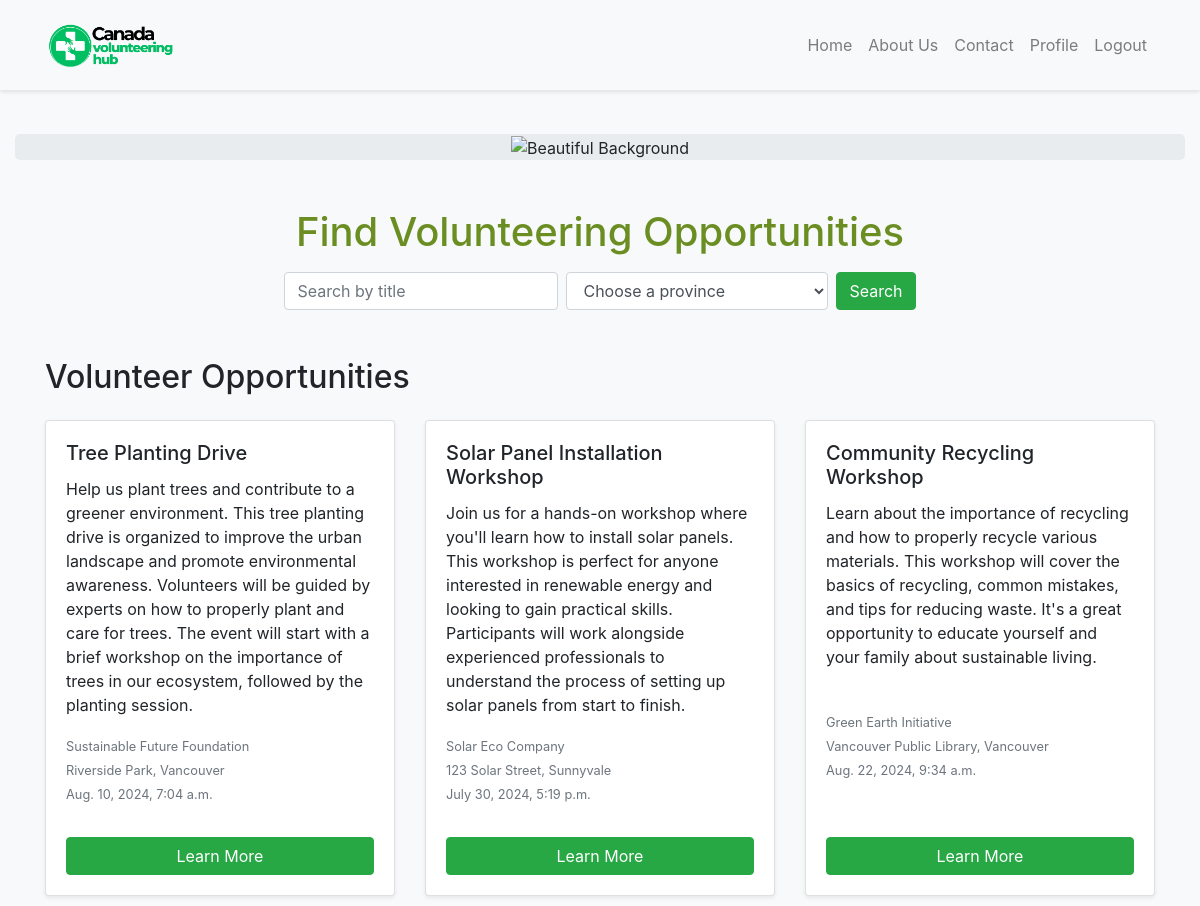
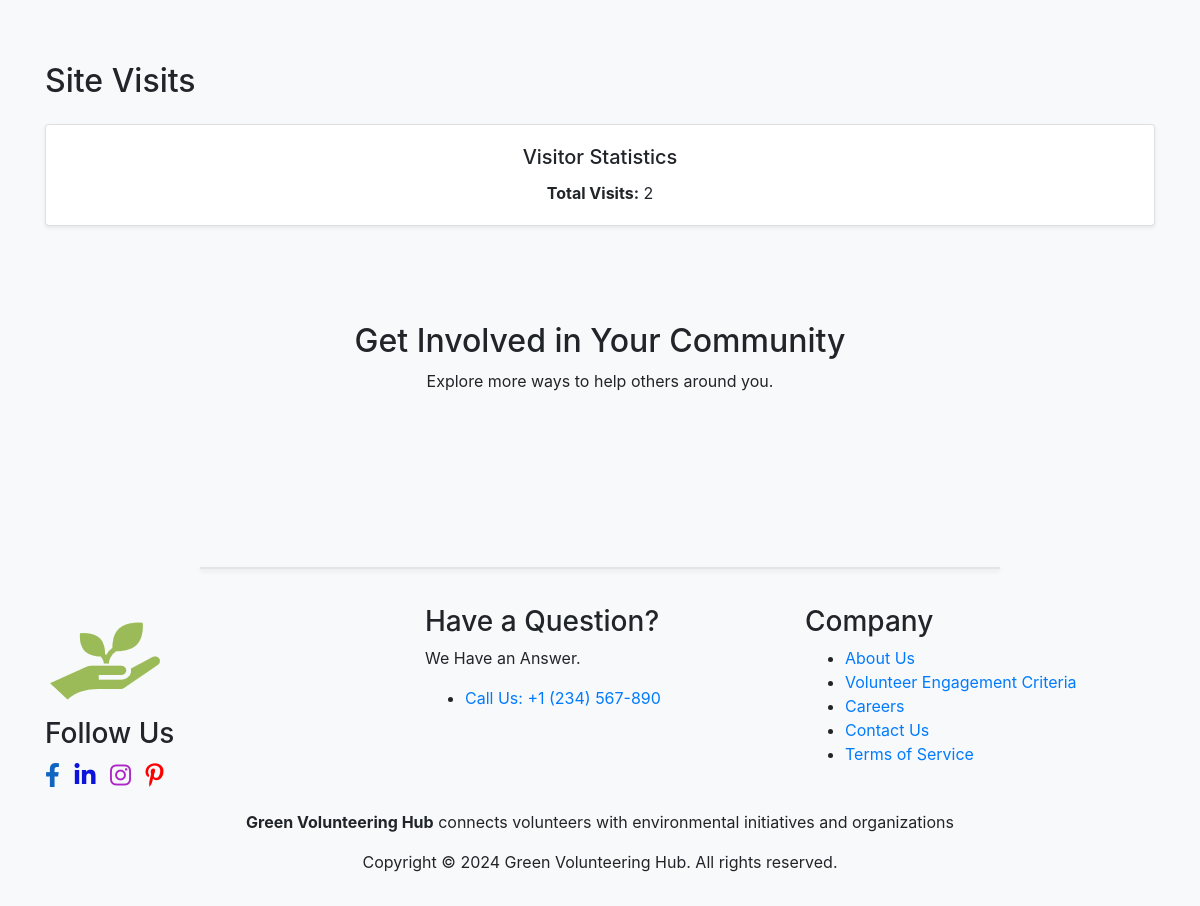
Screenshot of / (signed in) with the database file from the repository (2 pictures, top to bottom).
### main/models.py (models this page shows, shortened)
class VolunteerOpportunity(models.Model):
    PROVINCE_CHOICES = (
        ('AB', 'Alberta'),
        ('BC', 'British Columbia'),
        ('MB', 'Manitoba'),
        ('NB', 'New Brunswick'),
        ('NL', 'Newfoundland and Labrador'),
        ('NS', 'Nova Scotia'),
        ('ON', 'Ontario'),
        ('PE', 'Prince Edward Island'),
        ('QC', 'Quebec'),
        ('SK', 'Saskatchewan'),
        ('NT', 'Northwest Territories'),
        ('NU', 'Nunavut'),
        ('YT', 'Yukon'),
    )
    title = models.CharField(max_length=200)
    description = models.TextField()
    date = models.DateTimeField()
    location = models.CharField(max_length=200)
    province = models.CharField(max_length=2, choices=PROVINCE_CHOICES, default='ON')
    additional_info = models.TextField(blank=True, null=True)
    image = models.ImageField(upload_to='opportunity_images/', blank=True, null=True)
    organization = models.ForeignKey(Organization, on_delete=models.CASCADE)
    participants = models.ManyToManyField(User, related_name='participated_opportunities')

class Organization(models.Model):
    user = models.OneToOneField(User, on_delete=models.CASCADE, related_name='organization')
    name = models.CharField(max_length=255)
    description = models.TextField()
    website = models.URLField(max_length=200, default='http://example.com')
    contact_email = models.EmailField()

### main/views.py (the view, shortened to what this page needs)
# urls.py: 2. Add a URL to urlpatterns:  path('', views.home, name='home')
def home(request):
    if not request.session.session_key:
        request.session.create()
    visits_today = request.session.get('visits_today', 0)
    last_visit_date = request.session.get('last_visit', None)
    if not last_visit_date or last_visit_date != str(datetime.date.today()):
        visits_today += 1
        request.session['visits_today'] = visits_today
        request.session['last_visit'] = str(datetime.date.today())
        total_visits = increment_visits()
    query = request.GET.get('q', '')
    province = request.GET.get('province', '')
    opportunities = VolunteerOpportunity.objects.all()
    if query:
        opportunities = opportunities.filter(title__icontains=query)
    if province:
        opportunities = opportunities.filter(province=province)
    return render(request, 'main/home.html', {
        'opportunities': opportunities,
        'PROVINCE_CHOICES': VolunteerOpportunity.PROVINCE_CHOICES,
        'total_visits': total_visits,
        'visits_today': visits_today
    })

### main/views.py (called while the page is built)
def increment_visits():
    if os.path.exists(visit_file_path):
        with open(visit_file_path, 'r') as file:
            total_visits = int(file.read())
    else:
        total_visits = 0
    total_visits += 1
    with open(visit_file_path, 'w') as file:
        file.write(str(total_visits))
    return total_visits

### main/templates/main/home.html (shortened to what this page needs)
{% extends 'main/base.html' %}
{% load static %}
{% block content %}
<div class="jumbotron jumbotron-fluid text-center" style="position: relative; margin-bottom: 0; padding: 0;">
    <img src="{% get_media_prefix %}HomeCover.png" alt="Beautiful Background"
         style="width: 100%; height: 70%; object-fit: cover;">
</div>
<div class="container mt-5 mb-4 text-center">
    <h1 class="display-6">Find Volunteering Opportunities</h1>
    <form method="get" action="{% url 'home' %}" class="form-inline justify-content-center">
        <input type="text" name="q" class="form-control mr-2" placeholder="Search by title" value="{{ request.GET.q }}">
        <select name="province" class="form-control mr-2">
            <option value="">Choose a province</option>
        </select>
        <button type="submit" class="btn btn-primary">Search</button>
    </form>
</div>
<section class="container my-5">
    <h2 class="mb-4">Volunteer Opportunities</h2>
    <div class="row d-flex">
        {% for opportunity in opportunities %}
        <div class="col-md-4 d-flex align-items-stretch">
            <div class="card mb-4 shadow-sm">
                <div class="card-body d-flex flex-column">
                    <h5 class="card-title">{{ opportunity.title }}</h5>
                    <p class="card-text">{{ opportunity.description }}</p>
                    <p class="card-text mt-auto">
                        <small class="text-muted">{{ opportunity.organization.name }}</small><br>
                        <small class="text-muted">{{ opportunity.location }}</small><br>
                        <small class="text-muted">{{ opportunity.date }}</small>
                    </p>
                    <a href="{% url 'opportunity_detail' opportunity.pk %}" class="btn btn-primary mt-3">Learn More</a>
                </div>
            </div>
        </div>
        {% empty %}
        <p>No opportunities found.</p>
        {% endfor %}
    </div>
</section>
<section class="container my-5">
    <h2 class="mb-4">Site Visits</h2>
    <div class="card mb-4 shadow-sm">
        <div class="card-body text-center">
            <h5 class="card-title">Visitor Statistics</h5>
            <p class="card-text"><strong>Total Visits:</strong> {{ total_visits }}</p>
        </div>
    </div>
</section>
<section class="bg-light py-5">
    <div class="container text-center">
        <h2>Get Involved in Your Community</h2>
        <p>Explore more ways to help others around you.</p>
    </div>
</section>
{% endblock %}

### main/static/css/styles.css (style rules this page uses)
body { background-color: #f8f9fa; height: 100%; margin: 0; display: flex; flex-direction: column; min-height: 100vh; }
.card-body { display: flex; flex-direction: column; border:none; }
.card-body .card-title { font-size: 1.25rem; margin-bottom: 0.75rem; }
.card-body .card-text { flex-grow: 1; }
.card-body .btn { margin-top: auto; }
.btn-primary { background-color: #28a745; border-color: #28a745; }
h1 { color: olivedrab; }
.jumbotron { position: relative; padding: 0; margin-bottom: 2rem; border-radius: 0.3rem; width: 100% !important; }
.jumbotron img { width: 100%; height: 70%; object-fit: cover; }
.form-inline { margin-top: 1rem; margin-bottom: 2rem; }

### rows the page displays
VolunteerOpportunity: title "Tree Planting Drive", description "Help us plant trees and contribute to a greener environment. This tree planting drive is organized to improve the urban landscape and promote environmental awareness. Volunteers will be guided by experts on how to properly plant and care for trees. The event will start with a brief workshop on the importance of trees in our ecosystem, followed by the planting session.", organization.name "Sustainable Future Foundation", location "Riverside Park, Vancouver", date "Aug. 10, 2024, 7:04 a.m."
VolunteerOpportunity: title "Solar Panel Installation Workshop", description "Join us for a hands-on workshop where you'll learn how to install solar panels. This workshop is perfect for anyone interested in renewable energy and looking to gain practical skills. Participants will work alongside experienced professionals to understand the process of setting up solar panels from start to finish.", organization.name "Solar Eco Company", location "123 Solar Street, Sunnyvale", date "July 30, 2024, 5:19 p.m."
VolunteerOpportunity: title "Community Recycling Workshop", description "Learn about the importance of recycling and how to properly recycle various materials. This workshop will cover the basics of recycling, common mistakes, and tips for reducing waste. It's a great opportunity to educate yourself and your family about sustainable living.", organization.name "Green Earth Initiative", location "Vancouver Public Library, Vancouver", date "Aug. 22, 2024, 9:34 a.m."

### other values shown
{{ total_visits }} "2"
